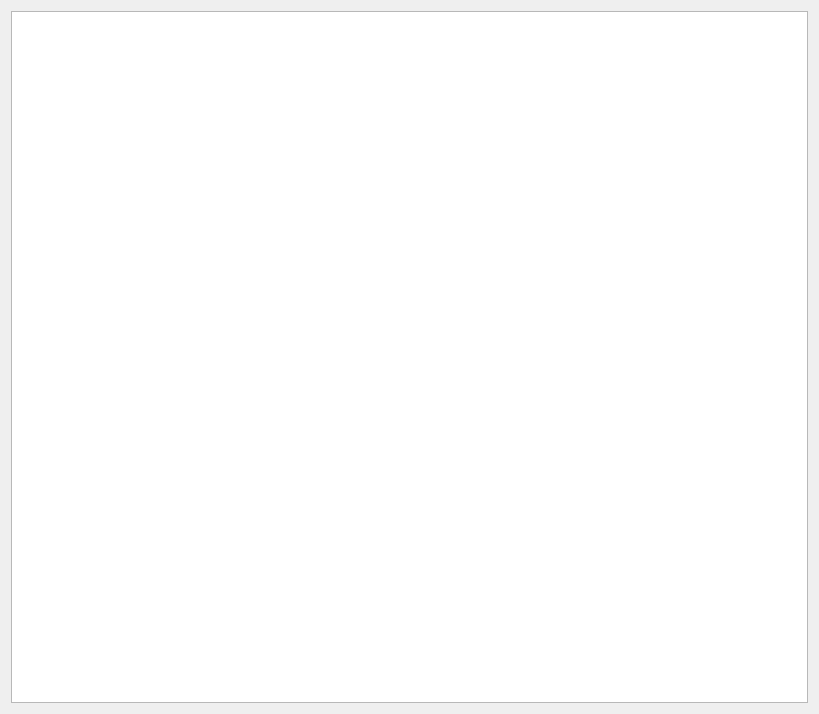
<?xml version="1.0" encoding="UTF-8"?>
<ui version="4.0">
 <class>Form</class>
 <widget class="QWidget" name="Form">
  <property name="geometry">
   <rect>
    <x>0</x>
    <y>0</y>
    <width>819</width>
    <height>714</height>
   </rect>
  </property>
  <property name="windowTitle">
   <string>Form</string>
  </property>
  <layout class="QVBoxLayout" name="verticalLayout">
   <item>
    <widget class="QListView" name="listView"/>
   </item>
  </layout>
 </widget>
 <resources/>
 <connections/>
</ui>
